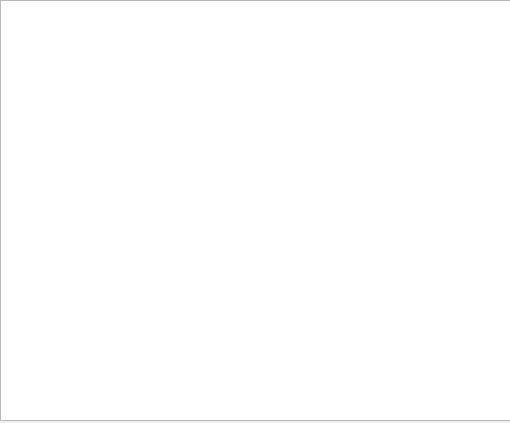
<?xml version="1.0" encoding="UTF-8"?>
<ui version="4.0">
 <class>MyOrdersDialog</class>
 <widget class="QDialog" name="MyOrdersDialog">
  <property name="geometry">
   <rect>
    <x>0</x>
    <y>0</y>
    <width>510</width>
    <height>423</height>
   </rect>
  </property>
  <property name="windowTitle">
   <string>Dialog</string>
  </property>
  <widget class="QListWidget" name="ordersListWidget">
   <property name="geometry">
    <rect>
     <x>0</x>
     <y>0</y>
     <width>511</width>
     <height>421</height>
    </rect>
   </property>
  </widget>
 </widget>
 <resources/>
 <connections/>
</ui>
